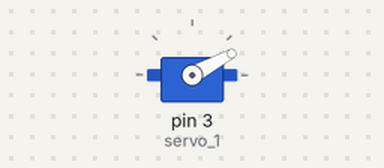
A sketch run on a simulated Arduino Uno, built with avr-gcc and run on an emulated ATmega328P. Shown: servo. What the sketch prints to the serial monitor is not drawn.

Above: at 0.05 s.
At 0.2 s:
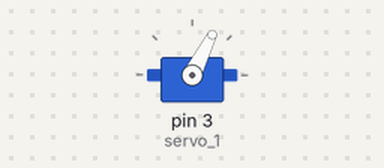
At 0.35 s:
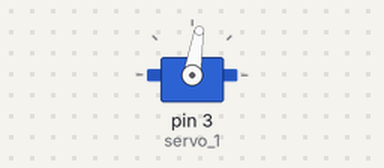
At 0.7 s:
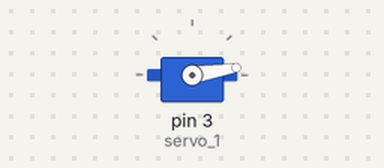
Timing chart, 0 to 3.0 s (numbered marks = the images above):
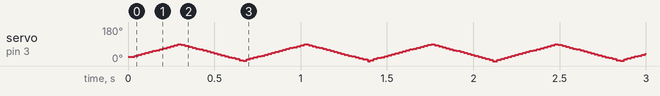

The sketch:

part_5.2.ino
```cpp
#include <Servo.h>

Servo servo_1;

int pos = 0;

// the setup function runs once when you press reset or power the board
void setup() {
  Serial.begin(9600);
  servo_1.attach(3);
  //servo_1.write(90);  // set servo to mid-point:
}

// the loop function runs over and over again forever
void loop() {
 //servo_1.attached();
  for (pos= 0; pos <= 89; pos+=1){
     servo_1.write(pos);
     Serial.println(pos);
     //delay (100);
  }
  for ( pos = 89; pos >= 0; pos-=1){
      servo_1.write(pos);
       Serial.println(pos);
      //delay (100);
   }
}
```
